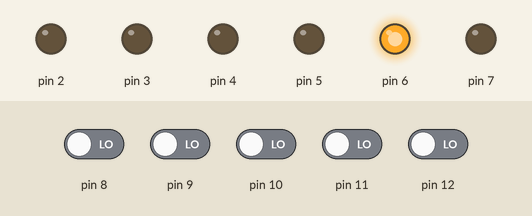
The sketch below on a simulated Arduino Uno, built with avr-gcc and run on an emulated ATmega328P. Shown: output pins drawn as LEDs (lit = HIGH). The test bench sets the inputs (shaded band); at power-on: pin 8–12 LOW. Random numbers use the default seed unless the sketch sets one. At 1.9 s the program stops and its outputs stay as they are.

Above: at 0.1 s.
At 1.8 s:
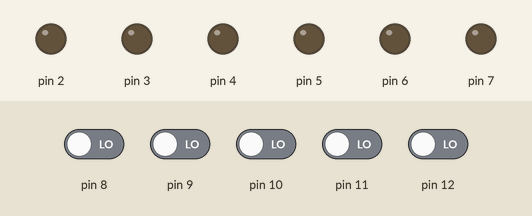
1.9 s: pin 8 driven HIGH
At 2.6 s:
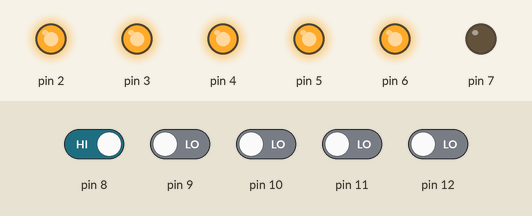
Timing chart, 0 to 3.4 s (numbered marks = the images above; inputs shaded):
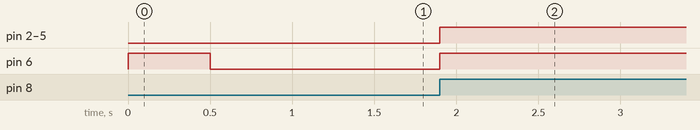

Measured:
- after the input at 1.9 s, pin 2–6: LOW → HIGH at once

The sketch:

memory.ino
```cpp
// Numbers for the sequence
int values[10] = {0};

int sequenceLength = 0;
int i;
int receivedInput;
int currentValue;

int inputValue;

int delayValue = 500;
int halfDelay = delayValue / 2;
int shortDelay = 50;

void generateSequence() {
  for (i=0; i < sequenceLength; ++i) {
    values[i] = random(5);
  }
}

void playbackSequence() {
  for (i=0; i < sequenceLength; ++i) {
    digitalWrite((values[i]) + 2, HIGH);
    delay(delayValue);
    digitalWrite((values[i]) + 2, LOW);
    delay(delayValue);
  }
}

int readInput() {
  receivedInput = 0;

  while (!receivedInput) {
    for (i=8; i < 13; ++i) {
      if (!receivedInput) {
        inputValue = digitalRead(i);
        if (inputValue == HIGH) {
          inputValue = i - 8;
          receivedInput = 1;
        }
      }
    }
  }

  return inputValue;
}

void playerRepeatSequence() {
  for (i=0; i < sequenceLength; ++i) {
    currentValue = readInput();
    if (values[i] == currentValue) {
      digitalWrite(7, HIGH);
      delay(delayValue);
      digitalWrite(7, LOW);
      delay(delayValue);
    } else {
      defeat();
    }
  }
}

void victory() {
  while(1) {
    digitalWrite(4, HIGH);
    delay(halfDelay);
    digitalWrite(3, HIGH);
    digitalWrite(5, HIGH);
    delay(halfDelay);
    digitalWrite(2, HIGH);
    digitalWrite(6, HIGH);
    delay(halfDelay);
    digitalWrite(2, LOW);
    digitalWrite(6, LOW);
    delay(halfDelay);
    digitalWrite(3, LOW);
    digitalWrite(5, LOW);
    delay(halfDelay);
    digitalWrite(4, LOW);
    delay(halfDelay);
  }
}

void defeat() {

  for(i=2; i < 7; ++i) {
    digitalWrite(i, HIGH);
  }

  while(1);
}

void setup() {
  // Red LEDs
  pinMode(2, OUTPUT);
  pinMode(3, OUTPUT);
  pinMode(4, OUTPUT);
  pinMode(5, OUTPUT);
  pinMode(6, OUTPUT);

  // Green LED
  pinMode(7, OUTPUT);

  // Buttons
  pinMode(8, INPUT);
  pinMode(9, INPUT);
  pinMode(10, INPUT);
  pinMode(11, INPUT);
  pinMode(12, INPUT);

  randomSeed(analogRead(0));
}

void loop() {
  if (sequenceLength++ == 10) victory();
  generateSequence();
  playbackSequence();
  playerRepeatSequence();
}
```
